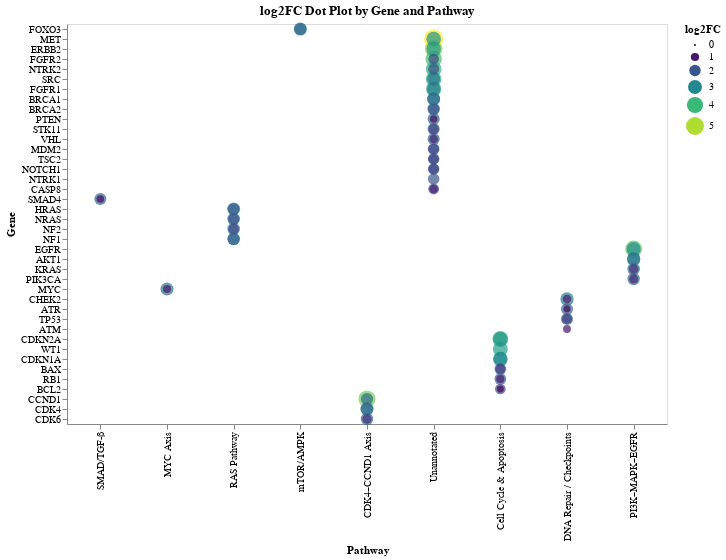

The notebook cell this image was saved under:
### Code cell
import altair as alt
import pandas as pd

# Assume df_annotated is your DataFrame with 'Gene', 'Refined Pathway Category', 'log2FC'
#df = df_annotated.copy()
df = df[df["log2FC"] > 0]  # Only meaningful values

dotplot = alt.Chart(df).mark_circle().encode(
    x=alt.X("Refined Pathway Category:N", title="Pathway", sort="-y"),
    y=alt.Y("Gene:N", title="Gene", sort="-x"),
    size=alt.Size("log2FC:Q", title="log2FC"),
    color=alt.Color("log2FC:Q", scale=alt.Scale(scheme="viridis")),
    tooltip=["Gene", "Refined Pathway Category", "log2FC"]
).properties(
    title="log2FC Dot Plot by Gene and Pathway",
    width=600,
    height=400
).interactive()

dotplot

### Figure 1 — Vega-Lite specification as saved in the notebook (floating-point values rounded to 4 significant figures)
{"config": {"view": {"continuousWidth": 300, "continuousHeight": 300}}, "data": {"name": "data-07bbf4e834fe01012efee29d08cb72c3"}, "mark": {"type": "circle"}, "encoding": {"color": {"field": "log2FC", "scale": {"scheme": "viridis"}, "type": "quantitative"}, "size": {"field": "log2FC", "title": "log2FC", "type": "quantitative"}, "tooltip": [{"field": "Gene", "type": "nominal"}, {"field": "Refined Pathway Category", "type": "nominal"}, {"field": "log2FC", "type": "quantitative"}], "x": {"field": "Refined Pathway Category", "sort": "-y", "title": "Pathway", "type": "nominal"}, "y": {"field": "Gene", "sort": "-x", "title": "Gene", "type": "nominal"}}, "height": 400, "params": [{"name": "param_1", "select": {"type": "interval", "encodings": ["x", "y"]}, "bind": "scales"}], "title": "log2FC Dot Plot by Gene and Pathway", "width": 600, "$schema": "https://vega.github.io/schema/vega-lite/v5.20.1.json", "datasets": {"data-07bbf4e834fe01012efee29d08cb72c3": [{"Gene": "MET", "Dataset": "GSE180286", "P-value": 5.054e-74, "log2FC": 5.594, "Mean Difference": 0.006545, "DGIdb Status": "No drug targets", "Has Breast Cancer Trial": "No", "Pathway Category": "Other", "Refined Pathway Category": "Unannotated"}, {"Gene": "ERBB2", "Dataset": "GSE180286", "P-value": 0.0, "log2FC": 4.833, "Mean Difference": 0.2678, "DGIdb Status": "FDA-approved", "Has Breast Cancer Trial": "Yes", "Pathway Category": "Other", "Refined Pathway Category": "Unannotated"}, {"Gene": "CCND1", "Dataset": "GSE180286", "P-value": 0.0, "log2FC": 4.526, "Mean Difference": 0.4838, "DGIdb Status": "No drug targets", "Has Breast Cancer Trial": "Yes", "Pathway Category": "CDK4–CCND1 Axis", "Refined Pathway Category": "CDK4–CCND1 Axis"}, {"Gene": "EGFR", "Dataset": "GSE180286", "P-value": 7.055e-69, "log2FC": 4.36, "Mean Difference": 0.007754, "DGIdb Status": "FDA-approved", "Has Breast Cancer Trial": "Yes", "Pathway Category": "PI3K–MAPK–EGFR", "Refined Pathway Category": "PI3K–MAPK–EGFR"}, {"Gene": "FGFR2", "Dataset": "GSE180286", "P-value": 1.134e-31, "log2FC": 4.142, "Mean Difference": 0.003312, "DGIdb Status": "No drug targets", "Has Breast Cancer Trial": "No", "Pathway Category": "Other", "Refined Pathway Category": "Unannotated"}, {"Gene": "CDKN2A", "Dataset": "GSE180286", "P-value": 0.0, "log2FC": 3.926, "Mean Difference": 0.07463, "DGIdb Status": "No drug targets", "Has Breast Cancer Trial": "No", "Pathway Category": "Other", "Refined Pathway Category": "Cell Cycle & Apoptosis"}, {"Gene": "NTRK2", "Dataset": "GSE180286", "P-value": 3.119e-51, "log2FC": 3.8, "Mean Difference": 0.006892, "DGIdb Status": "No drug targets", "Has Breast Cancer Trial": "No", "Pathway Category": "Other", "Refined Pathway Category": "Unannotated"}, {"Gene": "SRC", "Dataset": "GSE180286", "P-value": 7.877e-71, "log2FC": 3.728, "Mean Difference": 0.008596, "DGIdb Status": "No drug targets", "Has Breast Cancer Trial": "No", "Pathway Category": "Other", "Refined Pathway Category": "Unannotated"}, {"Gene": "FGFR1", "Dataset": "GSE180286", "P-value": 0.0, "log2FC": 3.608, "Mean Difference": 0.09091, "DGIdb Status": "No drug targets", "Has Breast Cancer Trial": "No", "Pathway Category": "Other", "Refined Pathway Category": "Unannotated"}, {"Gene": "WT1", "Dataset": "GSE161529", "P-value": 1.302e-46, "log2FC": 3.432, "Mean Difference": 0.001784, "DGIdb Status": "No drug targets", "Has Breast Cancer Trial": "No", "Pathway Category": "Other", "Refined Pathway Category": "Cell Cycle & Apoptosis"}, {"Gene": "CDKN1A", "Dataset": "GSE180286", "P-value": 0.0, "log2FC": 3.365, "Mean Difference": 0.1349, "DGIdb Status": "No drug targets", "Has Breast Cancer Trial": "No", "Pathway Category": "Other", "Refined Pathway Category": "Cell Cycle & Apoptosis"}, {"Gene": "ERBB2", "Dataset": "GSE161529", "P-value": 0.0, "log2FC": 3.26, "Mean Difference": 0.789, "DGIdb Status": "FDA-approved", "Has Breast Cancer Trial": "Yes", "Pathway Category": "Other", "Refined Pathway Category": "Unannotated"}, {"Gene": "MET", "Dataset": "GSE161529", "P-value": 0.0, "log2FC": 3.25, "Mean Difference": 0.1275, "DGIdb Status": "No drug targets", "Has Breast Cancer Trial": "No", "Pathway Category": "Other", "Refined Pathway Category": "Unannotated"}, {"Gene": "CDKN2A", "Dataset": "GSE161529", "P-value": 0.0, "log2FC": 3.185, "Mean Difference": 0.4048, "DGIdb Status": "No drug targets", "Has Breast Cancer Trial": "No", "Pathway Category": "Other", "Refined Pathway Category": "Cell Cycle & Apoptosis"}, {"Gene": "EGFR", "Dataset": "GSE161529", "P-value": 0.0, "log2FC": 3.022, "Mean Difference": 0.1516, "DGIdb Status": "FDA-approved", "Has Breast Cancer Trial": "Yes", "Pathway Category": "PI3K–MAPK–EGFR", "Refined Pathway Category": "PI3K–MAPK–EGFR"}, {"Gene": "CDKN1A", "Dataset": "GSE161529", "P-value": 0.0, "log2FC": 2.917, "Mean Difference": 0.5685, "DGIdb Status": "No drug targets", "Has Breast Cancer Trial": "No", "Pathway Category": "Other", "Refined Pathway Category": "Cell Cycle & Apoptosis"}, {"Gene": "CHEK2", "Dataset": "GSE161529", "P-value": 0.0, "log2FC": 2.741, "Mean Difference": 0.03332, "DGIdb Status": "Emerging", "Has Breast Cancer Trial": "Yes", "Pathway Category": "Other", "Refined Pathway Category": "DNA Repair / Checkpoints"}, {"Gene": "AKT1", "Dataset": "GSE180286", "P-value": 2.765e-197, "log2FC": 2.725, "Mean Difference": 0.03249, "DGIdb Status": "No drug targets", "Has Breast Cancer Trial": "No", "Pathway Category": "PI3K–MAPK–EGFR", "Refined Pathway Category": "PI3K–MAPK–EGFR"}, {"Gene": "FGFR1", "Dataset": "GSE161529", "P-value": 0.0, "log2FC": 2.723, "Mean Difference": 0.369, "DGIdb Status": "No drug targets", "Has Breast Cancer Trial": "No", "Pathway Category": "Other", "Refined Pathway Category": "Unannotated"}, {"Gene": "FOXO3", "Dataset": "GSE161529", "P-value": 0.0, "log2FC": 2.646, "Mean Difference": 0.3288, "DGIdb Status": "Emerging", "Has Breast Cancer Trial": "No", "Pathway Category": "mTOR/AMPK", "Refined Pathway Category": "mTOR/AMPK"}, {"Gene": "AKT1", "Dataset": "GSE161529", "P-value": 0.0, "log2FC": 2.62, "Mean Difference": 0.1482, "DGIdb Status": "No drug targets", "Has Breast Cancer Trial": "No", "Pathway Category": "PI3K–MAPK–EGFR", "Refined Pathway Category": "PI3K–MAPK–EGFR"}, {"Gene": "MYC", "Dataset": "GSE161529", "P-value": 0.0, "log2FC": 2.618, "Mean Difference": 1.041, "DGIdb Status": "No drug targets", "Has Breast Cancer Trial": "No", "Pathway Category": "MYC Axis", "Refined Pathway Category": "MYC Axis"}, {"Gene": "BRCA1", "Dataset": "GSE161529", "P-value": 6.134e-310, "log2FC": 2.6, "Mean Difference": 0.02821, "DGIdb Status": "No drug targets", "Has Breast Cancer Trial": "No", "Pathway Category": "Other", "Refined Pathway Category": "Unannotated"}, {"Gene": "HRAS", "Dataset": "GSE161529", "P-value": 0.0, "log2FC": 2.594, "Mean Difference": 0.1731, "DGIdb Status": "No drug targets", "Has Breast Cancer Trial": "No", "Pathway Category": "Other", "Refined Pathway Category": "RAS Pathway"}, {"Gene": "CDK4", "Dataset": "GSE161529", "P-value": 0.0, "log2FC": 2.56, "Mean Difference": 0.4013, "DGIdb Status": "FDA-approved", "Has Breast Cancer Trial": "Yes", "Pathway Category": "CDK4–CCND1 Axis", "Refined Pathway Category": "CDK4–CCND1 Axis"}, {"Gene": "SRC", "Dataset": "GSE161529", "P-value": 0.0, "log2FC": 2.552, "Mean Difference": 0.03661, "DGIdb Status": "No drug targets", "Has Breast Cancer Trial": "No", "Pathway Category": "Other", "Refined Pathway Category": "Unannotated"}, {"Gene": "BRCA1", "Dataset": "GSE180286", "P-value": 2.057e-187, "log2FC": 2.528, "Mean Difference": 0.03506, "DGIdb Status": "No drug targets", "Has Breast Cancer Trial": "No", "Pathway Category": "Other", "Refined Pathway Category": "Unannotated"}, {"Gene": "NRAS", "Dataset": "GSE161529", "P-value": 0.0, "log2FC": 2.477, "Mean Difference": 0.1041, "DGIdb Status": "No drug targets", "Has Breast Cancer Trial": "No", "Pathway Category": "Other", "Refined Pathway Category": "RAS Pathway"}, {"Gene": "NF2", "Dataset": "GSE161529", "P-value": 0.0, "log2FC": 2.431, "Mean Difference": 0.07865, "DGIdb Status": "No drug targets", "Has Breast Cancer Trial": "No", "Pathway Category": "Other", "Refined Pathway Category": "RAS Pathway"}, {"Gene": "KRAS", "Dataset": "GSE161529", "P-value": 0.0, "log2FC": 2.43, "Mean Difference": 0.2765, "DGIdb Status": "No drug targets", "Has Breast Cancer Trial": "No", "Pathway Category": "PI3K–MAPK–EGFR", "Refined Pathway Category": "PI3K–MAPK–EGFR"}, {"Gene": "BRCA2", "Dataset": "GSE161529", "P-value": 2.22e-243, "log2FC": 2.429, "Mean Difference": 0.02519, "DGIdb Status": "No drug targets", "Has Breast Cancer Trial": "No", "Pathway Category": "Other", "Refined Pathway Category": "Unannotated"}, {"Gene": "CDK4", "Dataset": "GSE180286", "P-value": 0.0, "log2FC": 2.428, "Mean Difference": 0.1055, "DGIdb Status": "FDA-approved", "Has Breast Cancer Trial": "Yes", "Pathway Category": "CDK4–CCND1 Axis", "Refined Pathway Category": "CDK4–CCND1 Axis"}, {"Gene": "NF1", "Dataset": "GSE161529", "P-value": 0.0, "log2FC": 2.402, "Mean Difference": 0.1473, "DGIdb Status": "No drug targets", "Has Breast Cancer Trial": "No", "Pathway Category": "Other", "Refined Pathway Category": "RAS Pathway"}, {"Gene": "PIK3CA", "Dataset": "GSE161529", "P-value": 0.0, "log2FC": 2.355, "Mean Difference": 0.07771, "DGIdb Status": "FDA-approved", "Has Breast Cancer Trial": "Yes", "Pathway Category": "PI3K–MAPK–EGFR", "Refined Pathway Category": "PI3K–MAPK–EGFR"}, {"Gene": "CDK6", "Dataset": "GSE161529", "P-value": 0.0, "log2FC": 2.352, "Mean Difference": 0.1253, "DGIdb Status": "FDA-approved", "Has Breast Cancer Trial": "Yes", "Pathway Category": "CDK4–CCND1 Axis", "Refined Pathway Category": "CDK4–CCND1 Axis"}, {"Gene": "PTEN", "Dataset": "GSE161529", "P-value": 0.0, "log2FC": 2.287, "Mean Difference": 0.1801, "DGIdb Status": "No drug targets", "Has Breast Cancer Trial": "No", "Pathway Category": "Other", "Refined Pathway Category": "Unannotated"}, {"Gene": "STK11", "Dataset": "GSE161529", "P-value": 0.0, "log2FC": 2.284, "Mean Difference": 0.06197, "DGIdb Status": "No drug targets", "Has Breast Cancer Trial": "No", "Pathway Category": "Other", "Refined Pathway Category": "Unannotated"}, {"Gene": "NF1", "Dataset": "GSE180286", "P-value": 3.363e-267, "log2FC": 2.275, "Mean Difference": 0.05512, "DGIdb Status": "No drug targets", "Has Breast Cancer Trial": "No", "Pathway Category": "Other", "Refined Pathway Category": "RAS Pathway"}, {"Gene": "FOXO3", "Dataset": "GSE180286", "P-value": 0.0, "log2FC": 2.275, "Mean Difference": 0.09366, "DGIdb Status": "Emerging", "Has Breast Cancer Trial": "No", "Pathway Category": "mTOR/AMPK", "Refined Pathway Category": "mTOR/AMPK"}, {"Gene": "CCND1", "Dataset": "GSE161529", "P-value": 0.0, "log2FC": 2.275, "Mean Difference": 0.918, "DGIdb Status": "No drug targets", "Has Breast Cancer Trial": "Yes", "Pathway Category": "CDK4–CCND1 Axis", "Refined Pathway Category": "CDK4–CCND1 Axis"}, {"Gene": "VHL", "Dataset": "GSE161529", "P-value": 0.0, "log2FC": 2.254, "Mean Difference": 0.09198, "DGIdb Status": "Emerging", "Has Breast Cancer Trial": "No", "Pathway Category": "Other", "Refined Pathway Category": "Unannotated"}, {"Gene": "ATR", "Dataset": "GSE161529", "P-value": 0.0, "log2FC": 2.25, "Mean Difference": 0.03903, "DGIdb Status": "No drug targets", "Has Breast Cancer Trial": "No", "Pathway Category": "Other", "Refined Pathway Category": "DNA Repair / Checkpoints"}, {"Gene": "TP53", "Dataset": "GSE161529", "P-value": 0.0, "log2FC": 2.227, "Mean Difference": 0.1048, "DGIdb Status": "No drug targets", "Has Breast Cancer Trial": "No", "Pathway Category": "Other", "Refined Pathway Category": "DNA Repair / Checkpoints"}, {"Gene": "SMAD4", "Dataset": "GSE161529", "P-value": 0.0, "log2FC": 2.225, "Mean Difference": 0.0991, "DGIdb Status": "Emerging", "Has Breast Cancer Trial": "No", "Pathway Category": "SMAD/TGF-β", "Refined Pathway Category": "SMAD/TGF-β"}, {"Gene": "MDM2", "Dataset": "GSE161529", "P-value": 0.0, "log2FC": 2.101, "Mean Difference": 0.1236, "DGIdb Status": "No drug targets", "Has Breast Cancer Trial": "No", "Pathway Category": "Other", "Refined Pathway Category": "Unannotated"}, {"Gene": "HRAS", "Dataset": "GSE180286", "P-value": 3.408e-170, "log2FC": 2.084, "Mean Difference": 0.03698, "DGIdb Status": "No drug targets", "Has Breast Cancer Trial": "No", "Pathway Category": "Other", "Refined Pathway Category": "RAS Pathway"}, {"Gene": "BAX", "Dataset": "GSE161529", "P-value": 0.0, "log2FC": 2.08, "Mean Difference": 0.324, "DGIdb Status": "No drug targets", "Has Breast Cancer Trial": "No", "Pathway Category": "Other", "Refined Pathway Category": "Cell Cycle & Apoptosis"}, {"Gene": "RB1", "Dataset": "GSE161529", "P-value": 0.0, "log2FC": 2.075, "Mean Difference": 0.1038, "DGIdb Status": "No drug targets", "Has Breast Cancer Trial": "No", "Pathway Category": "Other", "Refined Pathway Category": "Cell Cycle & Apoptosis"}, {"Gene": "TSC2", "Dataset": "GSE161529", "P-value": 0.0, "log2FC": 2.064, "Mean Difference": 0.1132, "DGIdb Status": "No drug targets", "Has Breast Cancer Trial": "No", "Pathway Category": "Other", "Refined Pathway Category": "Unannotated"}, {"Gene": "NOTCH1", "Dataset": "GSE161529", "P-value": 0.0, "log2FC": 2.028, "Mean Difference": 0.04754, "DGIdb Status": "No drug targets", "Has Breast Cancer Trial": "No", "Pathway Category": "Other", "Refined Pathway Category": "Unannotated"}, {"Gene": "NTRK1", "Dataset": "GSE161529", "P-value": 1.305e-11, "log2FC": 2.018, "Mean Difference": 0.001255, "DGIdb Status": "No drug targets", "Has Breast Cancer Trial": "No", "Pathway Category": "Other", "Refined Pathway Category": "Unannotated"}, {"Gene": "BRCA2", "Dataset": "GSE180286", "P-value": 2.29e-121, "log2FC": 1.919, "Mean Difference": 0.03171, "DGIdb Status": "No drug targets", "Has Breast Cancer Trial": "No", "Pathway Category": "Other", "Refined Pathway Category": "Unannotated"}, {"Gene": "NRAS", "Dataset": "GSE180286", "P-value": 3.369e-121, "log2FC": 1.903, "Mean Difference": 0.02979, "DGIdb Status": "No drug targets", "Has Breast Cancer Trial": "No", "Pathway Category": "Other", "Refined Pathway Category": "RAS Pathway"}, {"Gene": "NTRK2", "Dataset": "GSE161529", "P-value": 4.97e-269, "log2FC": 1.845, "Mean Difference": 0.09119, "DGIdb Status": "No drug targets", "Has Breast Cancer Trial": "No", "Pathway Category": "Other", "Refined Pathway Category": "Unannotated"}, {"Gene": "CASP8", "Dataset": "GSE161529", "P-value": 0.0, "log2FC": 1.804, "Mean Difference": 0.05334, "DGIdb Status": "Emerging", "Has Breast Cancer Trial": "No", "Pathway Category": "Other", "Refined Pathway Category": "Unannotated"}, {"Gene": "FGFR2", "Dataset": "GSE161529", "P-value": 1.281e-123, "log2FC": 1.743, "Mean Difference": 0.02439, "DGIdb Status": "No drug targets", "Has Breast Cancer Trial": "No", "Pathway Category": "Other", "Refined Pathway Category": "Unannotated"}, {"Gene": "BCL2", "Dataset": "GSE161529", "P-value": 0.0, "log2FC": 1.738, "Mean Difference": 0.06716, "DGIdb Status": "No drug targets", "Has Breast Cancer Trial": "No", "Pathway Category": "Other", "Refined Pathway Category": "Cell Cycle & Apoptosis"}, {"Gene": "MDM2", "Dataset": "GSE180286", "P-value": 0.0, "log2FC": 1.73, "Mean Difference": 0.08725, "DGIdb Status": "No drug targets", "Has Breast Cancer Trial": "No", "Pathway Category": "Other", "Refined Pathway Category": "Unannotated"}, {"Gene": "NF2", "Dataset": "GSE180286", "P-value": 1.105e-57, "log2FC": 1.718, "Mean Difference": 0.01597, "DGIdb Status": "No drug targets", "Has Breast Cancer Trial": "No", "Pathway Category": "Other", "Refined Pathway Category": "RAS Pathway"}, {"Gene": "NOTCH1", "Dataset": "GSE180286", "P-value": 8.639e-30, "log2FC": 1.657, "Mean Difference": 0.008737, "DGIdb Status": "No drug targets", "Has Breast Cancer Trial": "No", "Pathway Category": "Other", "Refined Pathway Category": "Unannotated"}, {"Gene": "TSC2", "Dataset": "GSE180286", "P-value": 1.694e-48, "log2FC": 1.651, "Mean Difference": 0.01433, "DGIdb Status": "No drug targets", "Has Breast Cancer Trial": "No", "Pathway Category": "Other", "Refined Pathway Category": "Unannotated"}, {"Gene": "STK11", "Dataset": "GSE180286", "P-value": 1.147e-35, "log2FC": 1.621, "Mean Difference": 0.01015, "DGIdb Status": "No drug targets", "Has Breast Cancer Trial": "No", "Pathway Category": "Other", "Refined Pathway Category": "Unannotated"}, {"Gene": "TP53", "Dataset": "GSE180286", "P-value": 2.616e-139, "log2FC": 1.537, "Mean Difference": 0.04709, "DGIdb Status": "No drug targets", "Has Breast Cancer Trial": "No", "Pathway Category": "Other", "Refined Pathway Category": "DNA Repair / Checkpoints"}, {"Gene": "BAX", "Dataset": "GSE180286", "P-value": 0.0, "log2FC": 1.529, "Mean Difference": 0.1859, "DGIdb Status": "No drug targets", "Has Breast Cancer Trial": "No", "Pathway Category": "Other", "Refined Pathway Category": "Cell Cycle & Apoptosis"}, {"Gene": "CDK6", "Dataset": "GSE180286", "P-value": 2.426e-135, "log2FC": 1.33, "Mean Difference": 0.05309, "DGIdb Status": "FDA-approved", "Has Breast Cancer Trial": "Yes", "Pathway Category": "CDK4–CCND1 Axis", "Refined Pathway Category": "CDK4–CCND1 Axis"}, {"Gene": "KRAS", "Dataset": "GSE180286", "P-value": 0.0, "log2FC": 1.327, "Mean Difference": 0.1718, "DGIdb Status": "No drug targets", "Has Breast Cancer Trial": "No", "Pathway Category": "PI3K–MAPK–EGFR", "Refined Pathway Category": "PI3K–MAPK–EGFR"}, {"Gene": "PIK3CA", "Dataset": "GSE180286", "P-value": 1.396e-95, "log2FC": 1.182, "Mean Difference": 0.04096, "DGIdb Status": "FDA-approved", "Has Breast Cancer Trial": "Yes", "Pathway Category": "PI3K–MAPK–EGFR", "Refined Pathway Category": "PI3K–MAPK–EGFR"}, {"Gene": "VHL", "Dataset": "GSE180286", "P-value": 1.363e-118, "log2FC": 1.126, "Mean Difference": 0.05356, "DGIdb Status": "Emerging", "Has Breast Cancer Trial": "No", "Pathway Category": "Other", "Refined Pathway Category": "Unannotated"}, {"Gene": "CASP8", "Dataset": "GSE180286", "P-value": 2.732e-137, "log2FC": 1.102, "Mean Difference": 0.06887, "DGIdb Status": "Emerging", "Has Breast Cancer Trial": "No", "Pathway Category": "Other", "Refined Pathway Category": "Unannotated"}, {"Gene": "CHEK2", "Dataset": "GSE180286", "P-value": 4.515e-23, "log2FC": 1.088, "Mean Difference": 0.01014, "DGIdb Status": "Emerging", "Has Breast Cancer Trial": "Yes", "Pathway Category": "Other", "Refined Pathway Category": "DNA Repair / Checkpoints"}, {"Gene": "RB1", "Dataset": "GSE180286", "P-value": 5.303e-88, "log2FC": 1.001, "Mean Difference": 0.04714, "DGIdb Status": "No drug targets", "Has Breast Cancer Trial": "No", "Pathway Category": "Other", "Refined Pathway Category": "Cell Cycle & Apoptosis"}, {"Gene": "MYC", "Dataset": "GSE180286", "P-value": 7.913e-124, "log2FC": 0.9602, "Mean Difference": 0.06888, "DGIdb Status": "No drug targets", "Has Breast Cancer Trial": "No", "Pathway Category": "MYC Axis", "Refined Pathway Category": "MYC Axis"}, {"Gene": "ATM", "Dataset": "GSE161529", "P-value": 2.647e-147, "log2FC": 0.9036, "Mean Difference": 0.06369, "DGIdb Status": "No drug targets", "Has Breast Cancer Trial": "No", "Pathway Category": "Other", "Refined Pathway Category": "DNA Repair / Checkpoints"}, {"Gene": "PTEN", "Dataset": "GSE180286", "P-value": 2.036e-133, "log2FC": 0.8419, "Mean Difference": 0.08248, "DGIdb Status": "No drug targets", "Has Breast Cancer Trial": "No", "Pathway Category": "Other", "Refined Pathway Category": "Unannotated"}, {"Gene": "SMAD4", "Dataset": "GSE180286", "P-value": 3.837e-24, "log2FC": 0.8177, "Mean Difference": 0.01518, "DGIdb Status": "Emerging", "Has Breast Cancer Trial": "No", "Pathway Category": "SMAD/TGF-β", "Refined Pathway Category": "SMAD/TGF-β"}, {"Gene": "BCL2", "Dataset": "GSE180286", "P-value": 2.753e-76, "log2FC": 0.6962, "Mean Difference": 0.06251, "DGIdb Status": "No drug targets", "Has Breast Cancer Trial": "No", "Pathway Category": "Other", "Refined Pathway Category": "Cell Cycle & Apoptosis"}, {"Gene": "ATR", "Dataset": "GSE180286", "P-value": 2.57e-31, "log2FC": 0.6825, "Mean Difference": 0.02404, "DGIdb Status": "No drug targets", "Has Breast Cancer Trial": "No", "Pathway Category": "Other", "Refined Pathway Category": "DNA Repair / Checkpoints"}]}}
